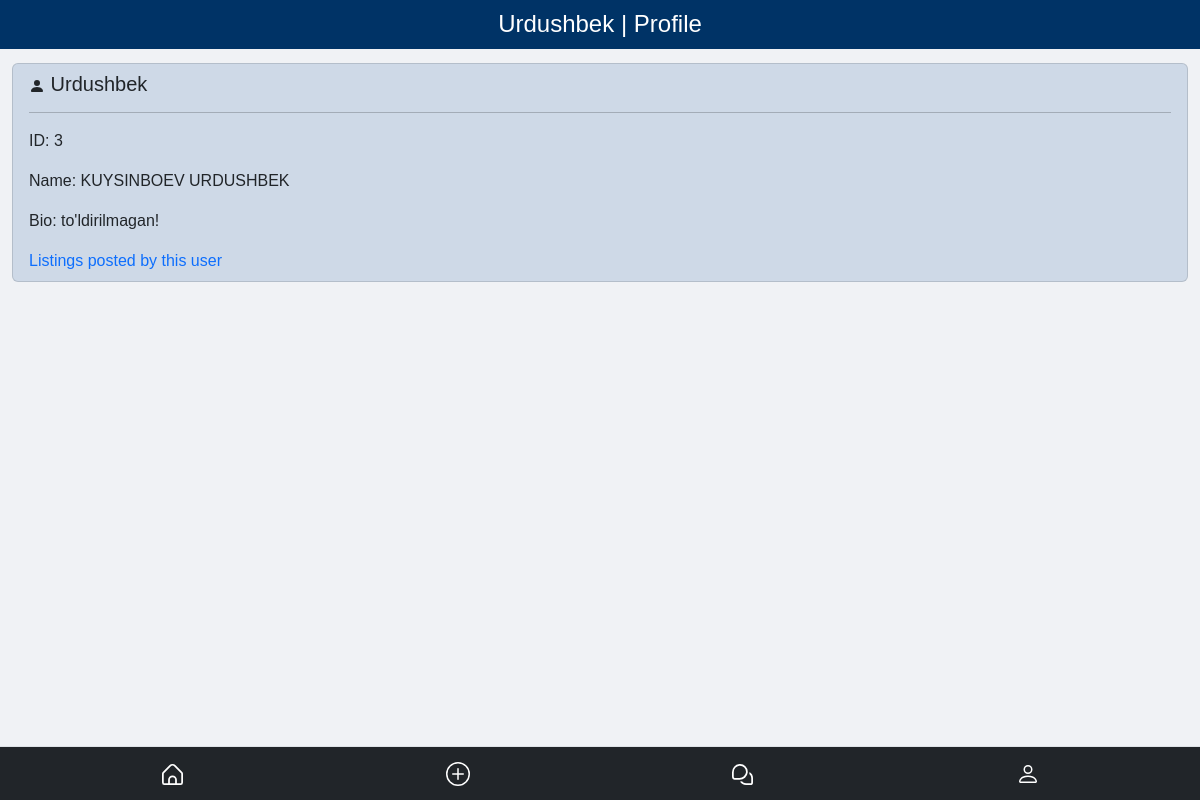
/accounts/users/3/, run on the app's committed database.
### accounts/models.py (models this page shows)
class CustomUser(AbstractUser):
    phone_number = models.CharField(max_length=20, blank=False, null=False)
    telegram = models.CharField(max_length=500, blank=True, null=True, default="Not filled in!")

### accounts/views.py (the view)
# urls.py: path('users/<int:pk>/', UserProfileView.as_view(), name='user_profile'),
class UserProfileView(LangView, DetailView):
    model = get_user_model()
    template_name = 'user_profile.html'
    context_object_name = 'user_profile'

### accounts/views.py (called while the page is built)
    def get_context_data(self, **kwargs):
        context = super().get_context_data(**kwargs)
        context["lang"] = settings.GLOBAL_LANG  # `.lang` fayldan ma’lumot olish
        return context

### job/context_processors.py (called while the page is built)
def regions(request):
    return {'regions': Region.objects.all()}

### templates/user_profile.html
{% extends 'base.html' %}
{% block title %}{{ user_profile.username }} | Profile{% endblock title %}
{% block content %}
    {% if user.username == user_profile.username %}
        <div class="list-group marginuz">
            <div class="list-group-item bg-detail text-dark">
                <h3>
                    <svg xmlns="http://www.w3.org/2000/svg"
                         width="16" height="16" fill="currentColor"
                         class="bi bi-person-fill"
                         viewBox="0 0 16 16">
                        <path d="M3 14s-1 0-1-1 1-4 6-4 6 3 6 4-1 1-1 1H3Zm5-6a3 3 0 1 0 0-6 3 3 0 0 0 0 6Z"></path>
                    </svg> {{ user.last_name }} {{ user.first_name }}
                </h3>
                <p>Login: {{ user_profile.username }}</p>
                <p>Email: {{ user_profile.email }}</p>
                <p>Phone: {{ user_profile.phone_number }}</p>
                <p>Bio: {{ user_profile.telegram }}</p>
                {% if user.first_name|length < 3 or user.last_name|length < 3 %}
                    <p class="text-danger">The form is not fully completed! <a
                            href="{% url 'user_profile_update' user.pk %}">->Edit</a></p>
                {% endif %}
            </div>
        </div>
        <div class="list-group marginuz">
            <div class="list-group-item bg-detail text-dark">
                <p><a href="{% url 'user_job_list' user_profile.username %}">My listings</a></p>
                <p><a href="{% url 'support' %}">Support Center</a></p>
                <hr>
                <p><a href="{% url 'user_profile_update' user.pk %}">Edit information</a></p>
                <p><a href="{% url 'password_change' %}">Change password</a></p>
                <p><a href="{% url 'exit' %}" class="text-danger">Logout</a></p>
            </div>
        </div>
    {% else %}
        <div class="list-group marginuz col-sm-none">
            <div class="list-group-item bg-detail text-dark">
                <h5>
                    <svg xmlns="http://www.w3.org/2000/svg"
                         width="16" height="16" fill="currentColor"
                         class="bi bi-person-fill"
                         viewBox="0 0 16 16">
                        <path d="M3 14s-1 0-1-1 1-4 6-4 6 3 6 4-1 1-1 1H3Zm5-6a3 3 0 1 0 0-6 3 3 0 0 0 0 6Z"></path>
                    </svg>
                    {{ user_profile.username }}</h5>
                <hr>
                <p>ID: {{ user_profile.id }}</p>
                <p>Name: {{ user_profile.last_name }} {{ user_profile.first_name }}</p>
                <p>Bio: {{ user_profile.telegram }}</p>
                <a href="{% url 'user_job_list' user_profile.username %}">Listings posted by this user</a><br>
            </div>
        </div>
    {% endif %}
{% endblock %}

### static/css/style2.css (style rules this page uses)
:root { --blue: #206bc4; --indigo: #4263eb; --purple: #ae3ec9; --pink: #d6336c; --red: #d63939; --orange: #f76707; --yellow: #f59f00; --green: #2fb344; --teal: #0ca678; --cyan: #17a2b8; --black: #000000; --white: #ffffff; --gray: #49566c; --gray-dark: #212932; --gray-100: #f1f5f9; --gray-200: #e2e8f0; --gray-300: #c8d3e1; --gray-400: #9ba9be; --gray-500: #6c7a91; --gray-600: #49566c; --gray-700: #313c52; --gray-800: #212932; --gray-900: #0f172a; --primary: #206bc4; --secondary: #616876; --success: #2fb344; --info: #4299e1; --warning: #f76707; --danger: #d63939; --light: #f8fafc; --dark: #212932; --muted: #616876; --azure: #4299e1; --lime: #74b816; --facebook: #1877F2; --twitter: #1da1f2; --linkedin: #0a66c2; --google: #dc4e41; --youtube: #ff0000; --vimeo: #1ab7ea; --dribbble: #ea4c89; --github: #181717; --instagram: #e4405f; --pinterest: #bd081c; --vk: #6383a8; --rss: #ffa500; --flickr: #0063dc; --bitbucket: #0052cc; --tabler: #206bc4; --primary-rgb: 32, 107, 196; --secondary-rgb: 97, 104, 118; --success-rgb: 47, 179, 68; --info-rgb: 66, 153, 225; --warning-rgb: 247, 103, 7; --danger-rgb: 214, 57, 57; --light-rgb: 248, 250, 252; --dark-rgb: 29, 39, 59; --muted-rgb: 97, 104, 118; --blue-rgb: 32, 107, 196; --azure-rgb: 66, 153, 225; --indigo-rgb: 66, 99, 235; --purple-rgb: 174, 62, 201; --pink-rgb: 214, 51, 108; --red-rgb: 214, 57, 57; --orange-rgb: 247, 103, 7; --yellow-rgb: 245, 159, 0; --lime-rgb: 116, 184, 22; --green-rgb: 47, 179, 68; --teal-rgb: 12, 166, 120; --cyan-rgb: 23, 162, 184; --facebook-rgb: 24, 119, 242; --twitter-rgb: 29, 161, 242; --linkedin-rgb: 10, 102, 194; --google-rgb: 220, 78, 65; --youtube-rgb: 255, 0, 0; --vimeo-rgb: 26, 183, 234; --dribbble-rgb: 234, 76, 137; --github-rgb: 24, 23, 23; --instagram-rgb: 228, 64, 95; --pinterest-rgb: 189, 8, 28; --vk-rgb: 99, 131, 168; --rss-rgb: 255, 165, 0; --flickr-rgb: 0, 99, 220; --bitbucket-rgb: 0, 82, 204; --tabler-rgb: 32, 107, 196; --white-rgb: 255, 255, 255; --black-rgb: 0, 0, 0; --body-color-rgb: 29, 39, 59; --body-bg-rgb: 241, 245, 249; --font-sans-serif: Inter, -apple-system, BlinkMacSystemFont, San Francisco, Segoe UI, Roboto, Helvetica Neue, sans-serif; --font-monospace: Menlo, Monaco, Consolas, Liberation Mono, Courier New, monospace; --gradient: linear-gradient(180deg, rgba(255, 255, 255, 0.15), rgba(255, 255, 255, 0)); --body-font-family: var(--font-sans-serif); --body-font-size: 0.9375rem; --body-font-weight: 400; --body-line-height: 1.4285714286; --body-letter-spacing: normal; --body-color: #212932; --body-bg: #f1f5f9; --border-width: 1px; --border-style: solid; --border-color: #e6e7e9; --border-color-translucent: rgba(97, 104, 118, 0.16); --border-radius: 4px; --border-radius-sm: 2px; --border-radius-lg: 8px; --border-radius-2lg: 12px; --border-radius-xl: 1rem; --border-radius-2xl: 2rem; --border-radius-pill: 100rem; --link-color: var(--primary); --link-hover-color: var(--primary-darken); --code-color: var(--gray-600); --highlight-bg: #fdeccc; --breakpoint-xs: 0; --breakpoint-sm: 576px; --breakpoint-md: 768px; --breakpoint-lg: 992px; --breakpoint-xl: 1200px; --breakpoint-xxl: 1400px; }
body { font-family: 'Noto Sans KR', sans-serif; background-color: #F0F2F5; color: white; font-size: 100%; overflow-wrap: break-word; }
a { text-decoration-line: none; }
.marginuz { padding-top: 10px; padding-bottom: 1px; }
.bg-detail { background: #CED9E7 ; }

### data on the page
CustomUser: username "Urdushbek", id "3", last_name "KUYSINBOEV", first_name "URDUSHBEK", telegram "to'ldirilmagan!"
